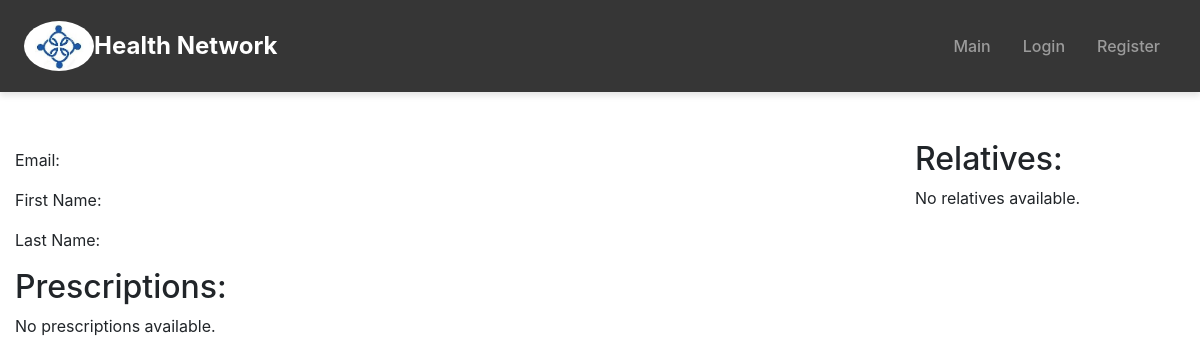
Before: /patient_detail/6 with the older database file.
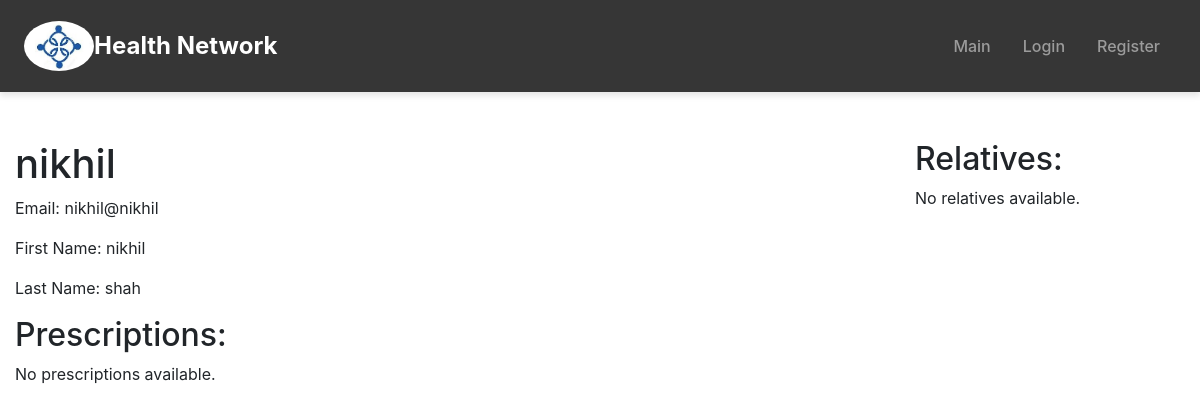
After: the same page with the newer database file.
### app.py (models this page shows)
class User(UserMixin, db.Model):
    id = db.Column(db.Integer, primary_key=True)
    username = db.Column(db.String(80), unique=True, nullable=False)
    email = db.Column(db.String(120), unique=True, nullable=False)
    fname = db.Column(db.String(120), nullable=False)
    lname = db.Column(db.String(120), nullable=False)
    user_type = db.Column(db.String(20), nullable=False)
    password = db.Column(db.String(120), nullable=False)

### app.py (the view, shortened to what this page needs)
@app.route("/patient_detail/<int:id>", methods=["GET", "POST"])
def patient_detail(id):
    patient = User.query.get(id)
    prescriptions = db.session.query(Prescription, User.username).join(User, Prescription.doctor_id == User.id).filter(Prescription.patient_id == id).all()
    child_relations = db.session.query(PatientParentRelation, User.username,User.fname,User.lname).join(User, PatientParentRelation.parent_id == User.id).filter(PatientParentRelation.patient_id == id).all()
    parent_relations = db.session.query(PatientParentRelation, User.username,User.fname,User.lname).join(User, PatientParentRelation.patient_id == User.id).filter(PatientParentRelation.parent_id == id).all()
    for child in child_relations:
        print(child)
    return render_template("patient_detail.html", patient=patient,prescriptions=prescriptions,child_relations=child_relations,parent_relations=parent_relations)

### templates/patient_detail.html (shortened to what this page needs)
{% extends 'main.html' %}
{% block body %}
<div class="container-fluid">
    <div class="row">
        <div class="col-md-9">
            <h1>{{ patient.username }}</h1>
            <p>Email: {{ patient.email }}</p>
            <p>First Name: {{ patient.fname }}</p>
            <p>Last Name: {{ patient.lname }}</p>
            <h2>Prescriptions:</h2>
            {% if prescriptions %}
                <ul>
                    {% for prescription, doctor_username in prescriptions %}
                        <li>
                            <strong>Prescribed by:</strong> {{ doctor_username }}<br>
                            <strong>Date:</strong> {{ prescription.created_at.strftime('%Y-%m-%d') }}<br>
                            <strong>Prescription:</strong><br>
                            {{ prescription.prescription_text }}
                        </li>
                    {% endfor %}
                </ul>
            {% else %}
                <p>No prescriptions available.</p>
            {% endif %}
        </div>
        <div class="col-md-3">
            <h2>Relatives:</h2>
            {% if child_relations or parent_relations %}
                <ul class="list-group">
                    {% for relation, parent_username, parent_fname, parent_lname in child_relations %}
                        <li class="list-group-item d-flex justify-content-between align-items-center">
                            <span>{{ patient.fname }} {{ patient.lname }} is {{ relation.relation_type }} of {{ parent_fname }} {{ parent_lname }}</span>
                            {% if current_user.user_type == "doctor" %}
                                <a href="/patient_detail/{{ relation.parent_id }}" class="btn btn-sm btn-info">View Profile</a>
                            {% endif %}
                        </li>
                    {% endfor %}
                    {% for relation, parent_username, parent_fname, parent_lname in parent_relations %}
                        <li class="list-group-item d-flex justify-content-between align-items-center">
                            <span>{{ parent_fname }} {{ parent_lname }} is {{ relation.relation_type }} of {{ patient.fname }} {{ patient.lname }}</span>
                            {% if current_user.user_type == "doctor" %}
                                <a href="/patient_detail/{{ relation.patient_id }}" class="btn btn-sm btn-info">View Profile</a>
                            {% endif %}
                        </li>
                    {% endfor %}
                </ul>
            {% else %}
                <p>No relatives available.</p>
            {% endif %}
        </div>
    </div>
</div>
{% endblock body %}

Changed rows visible on the page:
added User: username "nikhil", email "nikhil@nikhil", fname "nikhil", lname "shah"
